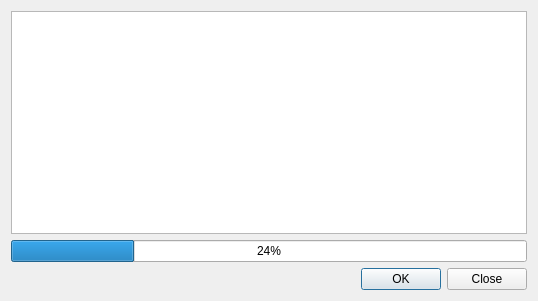
<?xml version="1.0" encoding="UTF-8"?>
<ui version="4.0">
 <class>ShowUpdateDialog</class>
 <widget class="QDialog" name="ShowUpdateDialog">
  <property name="geometry">
   <rect>
    <x>0</x>
    <y>0</y>
    <width>538</width>
    <height>301</height>
   </rect>
  </property>
  <property name="windowTitle">
   <string>Data Import</string>
  </property>
  <layout class="QVBoxLayout" name="verticalLayout">
   <item>
    <widget class="QPlainTextEdit" name="showfiles"/>
   </item>
   <item>
    <widget class="QProgressBar" name="progressBar">
     <property name="value">
      <number>24</number>
     </property>
    </widget>
   </item>
   <item>
    <widget class="QDialogButtonBox" name="buttonBox">
     <property name="standardButtons">
      <set>QDialogButtonBox::Close|QDialogButtonBox::Ok</set>
     </property>
    </widget>
   </item>
  </layout>
 </widget>
 <resources/>
 <connections/>
</ui>
